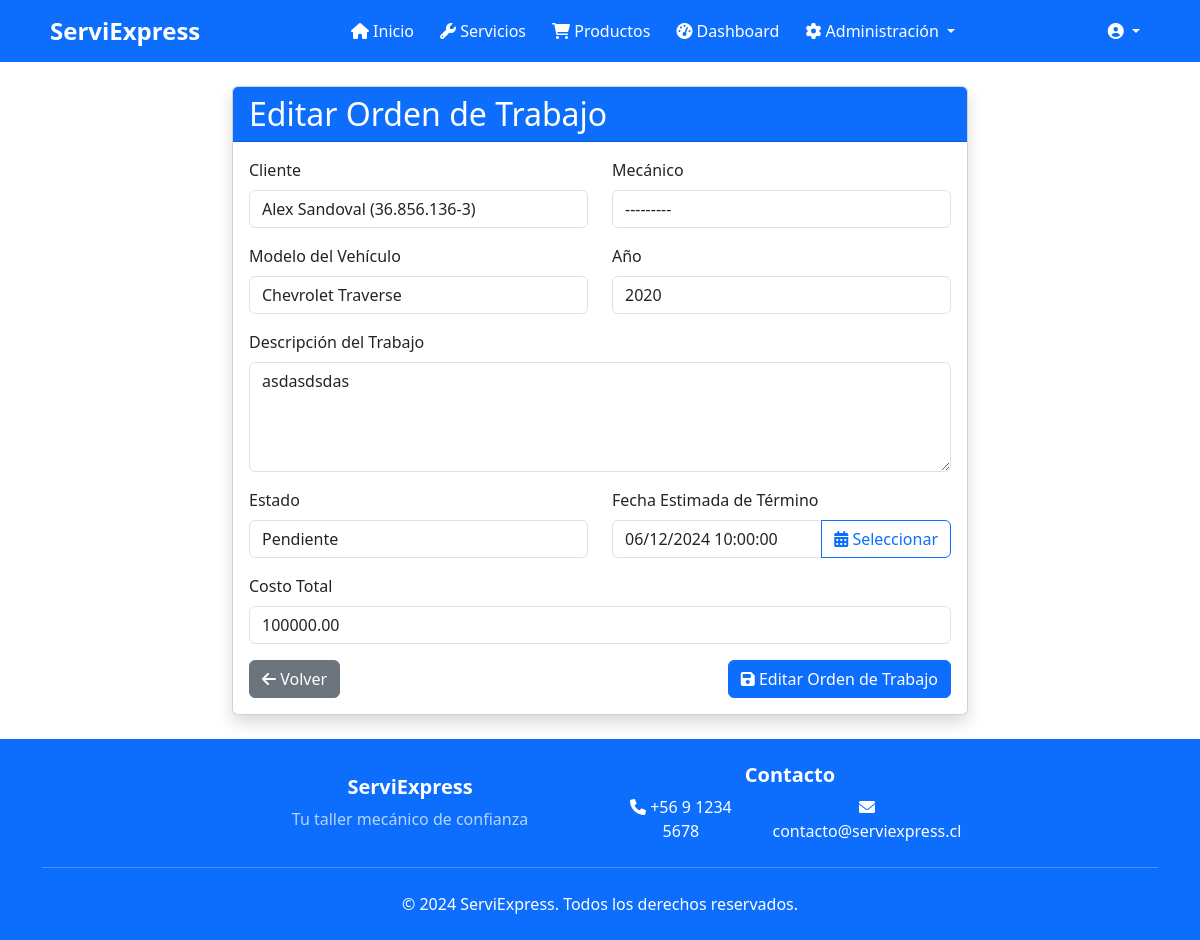
The page /management/work-orders/1/edit/ (signed in) on the database its author committed.
### workshop/models.py (models this page shows, shortened)
class WorkOrder(models.Model):
    STATUS_CHOICES = [
        ('pending', 'Pendiente'),
        ('in_progress', 'En Proceso'),
        ('completed', 'Completado'),
        ('cancelled', 'Cancelado'),
    ]
    client = models.ForeignKey(Client, on_delete=models.CASCADE)
    mechanic = models.ForeignKey(UserProfile, on_delete=models.SET_NULL, null=True, blank=True)
    vehicle_model = models.CharField(max_length=100)
    vehicle_year = models.IntegerField()
    description = models.TextField()
    status = models.CharField(max_length=20, choices=STATUS_CHOICES, default='pending')
    created_at = models.DateTimeField(auto_now_add=True)
    updated_at = models.DateTimeField(auto_now=True)
    estimated_completion = models.DateTimeField(null=True, blank=True)
    total_cost = models.DecimalField(max_digits=10, decimal_places=2, null=True, blank=True)

### workshop/views/work_order_views.py (the view)
# urls.py: path('management/work-orders/<int:order_id>/edit/', work_order_views.work_order_edit, name='work_order_edit'),
@login_required
def work_order_edit(request, order_id):
    work_order = get_object_or_404(WorkOrder, id=order_id)
    if not (request.user.is_superuser or
            hasattr(request.user, 'userprofile') and
            request.user.userprofile.role in ['admin', 'mechanic', 'receptionist']):
        messages.error(request, 'No tiene permisos para editar órdenes de trabajo.')
        return redirect('dashboard')
    if request.method == 'POST':
        if 'change_status' in request.POST:
            new_status = request.POST.get('change_status')
            note_text = request.POST.get('note', '')
            if new_status == 'cancelled' and not note_text:
                messages.error(request, 'Debe proporcionar un motivo para cancelar la orden.')
                return redirect('work_order_edit', order_id=order_id)
            work_order.status = new_status
            work_order.save()
            WorkOrderNote.objects.create(
                work_order=work_order,
                user=request.user,
                note=f"Estado cambiado a: {work_order.get_status_display()}" +
                     (f"\nMotivo: {note_text}" if note_text else ""),
                is_cancel_reason=new_status == 'cancelled'
            )
            messages.success(request, 'Estado actualizado exitosamente.')
            if hasattr(request.user, 'userprofile') and request.user.userprofile.role == 'mechanic':
                return redirect('dashboard')
            return redirect('work_order_edit', order_id=order_id)
        form = WorkOrderForm(request.POST, instance=work_order)
        if form.is_valid():
            form.save()
            messages.success(request, 'Orden de trabajo actualizada exitosamente.')
            if hasattr(request.user, 'userprofile') and request.user.userprofile.role == 'mechanic':
                return redirect('dashboard')
            return redirect('work_order_list')
    else:
        form = WorkOrderForm(instance=work_order)
    notes = work_order.workordernote_set.all().order_by('-created_at')
    cancel_note = notes.filter(is_cancel_reason=True).first()
    context = {
        'form': form,
        'work_order': work_order,
        'notes': notes,
        'cancel_note': cancel_note,
        'action': 'Editar',
        'status_choices': WorkOrder.STATUS_CHOICES,
        'is_mechanic': hasattr(request.user, 'userprofile') and request.user.userprofile.role == 'mechanic'
    }
    return render(request, 'workshop/admin/work_order_form.html', context)

### workshop/forms/work_order_forms.py
class WorkOrderForm(forms.ModelForm):
    class Meta:
        model = WorkOrder
        fields = ['client', 'mechanic', 'vehicle_model', 'vehicle_year',
                 'description', 'status', 'estimated_completion', 'total_cost']
        widgets = {
        }
    def __init__(self, *args, **kwargs):
        super().__init__(*args, **kwargs)
        required_fields = ['client', 'vehicle_model', 'vehicle_year', 'description']
        for field in required_fields:
            self.fields[field].required = True
        self.fields['status'].initial = 'pending'
        self.fields['mechanic'].queryset = UserProfile.objects.filter(role='mechanic')
        self.fields['mechanic'].label_from_instance = lambda obj: f"{obj.user.get_full_name()}"

### workshop/models.py (called while the page is built)
    def __str__(self):
        return f"{self.user.get_full_name()} ({self.rut})"

### templates/workshop/admin/work_order_form.html (shortened to what this page needs)
{% extends 'base.html' %}
{% load widget_tweaks %}
{% block content %}
<div class="container py-4">
    <div class="row justify-content-center">
        <div class="col-md-8">
            <div class="card shadow">
                <div class="card-header bg-primary text-white">
                    <h2 class="card-title mb-0">{{ action }} Orden de Trabajo</h2>
                </div>
                <div class="card-body">
                    <form method="post" id="workOrderForm">
                        <div class="row mb-3">
                            <div class="col-md-6">
                                <label for="{{ form.client.id_for_label }}" class="form-label">Cliente</label>
                                {% render_field form.client class="form-control" %}
                            </div>
                            <div class="col-md-6">
                                <label for="{{ form.mechanic.id_for_label }}" class="form-label">Mecánico</label>
                                {% render_field form.mechanic class="form-control" %}
                            </div>
                        </div>
                        <div class="row mb-3">
                            <div class="col-md-6">
                                <label for="{{ form.vehicle_model.id_for_label }}" class="form-label">Modelo del Vehículo</label>
                                {% render_field form.vehicle_model class="form-control" %}
                            </div>
                            <div class="col-md-6">
                                <label for="{{ form.vehicle_year.id_for_label }}" class="form-label">Año</label>
                                {% render_field form.vehicle_year class="form-control" %}
                            </div>
                        </div>
                        <div class="mb-3">
                            <label for="{{ form.description.id_for_label }}" class="form-label">Descripción del Trabajo</label>
                            {% render_field form.description class="form-control" rows="4" %}
                        </div>
                        <div class="row mb-3">
                            <div class="col-md-6">
                                <label for="{{ form.status.id_for_label }}" class="form-label">Estado</label>
                                {% render_field form.status class="form-control" %}
                            </div>
                            <div class="col-md-6">
                                <label for="{{ form.estimated_completion.id_for_label }}" class="form-label">Fecha Estimada de Término</label>
                                <div class="input-group">
                                    {% render_field form.estimated_completion class="form-control" readonly="readonly" %}
                                    <button type="button" class="btn btn-outline-primary" onclick="showDateTimePicker()">
                                        <i class="fas fa-calendar-alt"></i> Seleccionar
                                    </button>
                                </div>
                            </div>
                        </div>
                        <div class="mb-3">
                            <label for="{{ form.total_cost.id_for_label }}" class="form-label">Costo Total</label>
                            {% render_field form.total_cost class="form-control" %}
                        </div>
                        <div class="d-flex justify-content-between">
                            <a href="{% url 'work_order_list' %}" class="btn btn-secondary">
                                <i class="fas fa-arrow-left"></i> Volver
                            </a>
                            <button type="submit" class="btn btn-primary">
                                <i class="fas fa-save"></i> {{ action }} Orden de Trabajo
                            </button>
                        </div>
                    </form>
                </div>
            </div>
        </div>
    </div>
</div>
{% endblock %}

### templates/base.html (style rules this page uses)
body { display: flex; flex-direction: column; min-height: 100vh; margin: 0; }

### rows shown on the page
WorkOrder: client "Alex Sandoval (36.856.136-3)", mechanic "---------", vehicle_model "Chevrolet Traverse", vehicle_year "2020", description "asdasdsdas", status "Pendiente", estimated_completion "06/12/2024 10:00:00", total_cost "100000.00"

### other values the page prints
{{ action }} "Editar"
